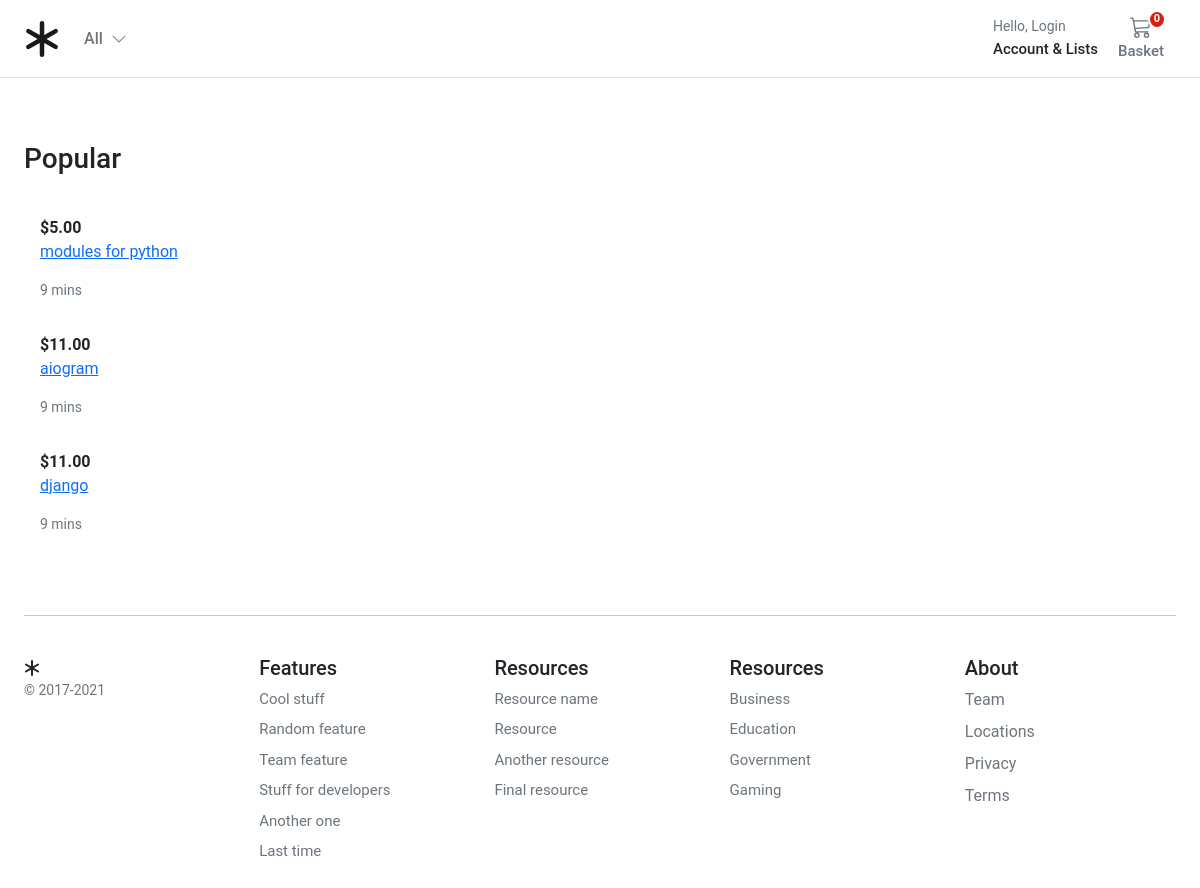
Before: / with the older database file.
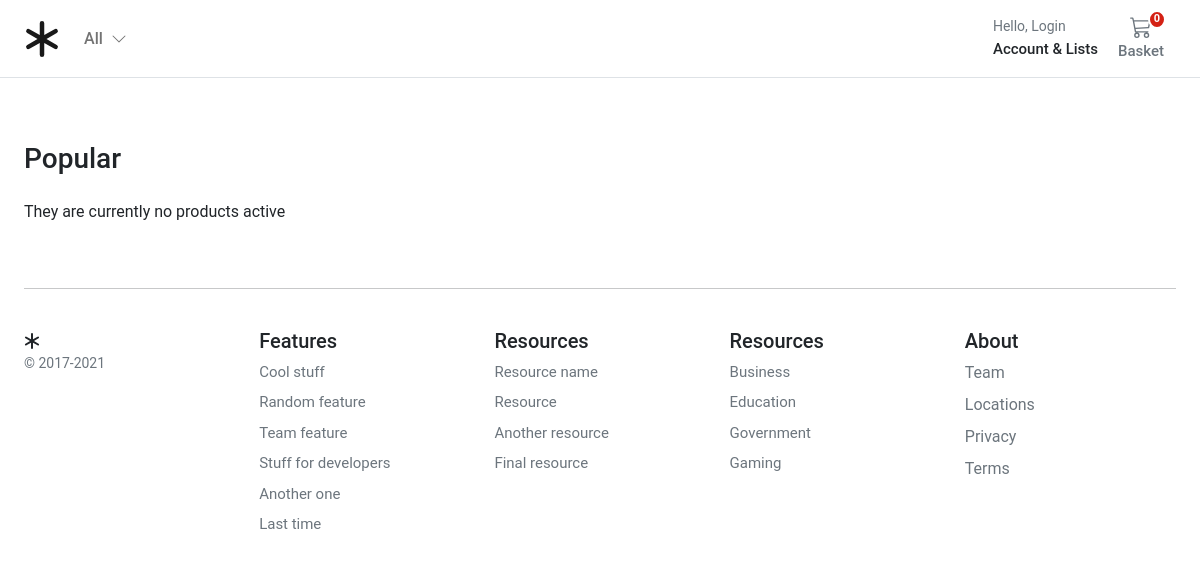
After: the same page with the newer database file.
### store/models.py (models this page shows, shortened)
class Product(models.Model):
    product_type = models.ForeignKey(ProductType, on_delete=models.RESTRICT)
    category = models.ForeignKey(Category, on_delete=models.RESTRICT)
    title = models.CharField(
        verbose_name=_("title"),
        help_text=_("Required"),
        max_length=255,
    )
    description = models.TextField(verbose_name=_("description"), help_text=_("Not Required"), blank=True)
    slug = models.SlugField(max_length=255)
    regular_price = models.DecimalField(
        verbose_name=_("Regular price"),
        help_text=_("Maximum 999.99"),
        error_messages={
            "name": {
                "max_length": _("The price must be between 0 and 999.99."),
            },
        },
        max_digits=5,
        decimal_places=2,
    )
    discount_price = models.DecimalField(
        verbose_name=_("Discount price"),
        help_text=_("Maximum 999.99"),
        error_messages={
            "name": {
                "max_length": _("The price must be between 0 and 999.99."),
            },
        },
        max_digits=5,
        decimal_places=2,
    )
    is_active = models.BooleanField(
        verbose_name=_("Product visibility"),
        help_text=_("Change product visibility"),
        default=True,
    )
    created_at = models.DateTimeField(_("Created at"), auto_now_add=True, editable=False)
    updated_at = models.DateTimeField(_("Updated at"), auto_now=True)
    class Meta:
        ordering = ("-created_at",)
        verbose_name = _("Product")
        verbose_name_plural = _("Products")
    def get_absolute_url(self):
        return reverse("store:product_detail", args=[self.slug])

### store/views.py (the view)
# urls.py: path("", views.product_all, name='store_home'),
def product_all(request):
    products = Product.objects.prefetch_related("product_image").filter(is_active=True)
    return render(request, 'store/index.html', {'products': products})

### basket/basket.py (called while the page is built)
    def __len__(self):
        return sum(item['qty'] for item in self.basket.values())

### basket/context_processors.py (called while the page is built)
def basket(request):
    return {'basket' : Basket(request)}

### store/context_processors.py (called while the page is built)
def categories(request):
    return {
        'categories': Category.objects.filter(level=0)
    }

### store/models.py (called while the page is built)
    def get_absolute_url(self):
        return reverse("store:category_list", args=[self.slug])

### templates/store/index.html (shortened to what this page needs)
{% extends 'base.html' %}
{% block content %}
 <body>
    <div class="container">
      <div class="row">
        <div class="album">
          <div class="pb-3">
            <h1 class="h3">Popular</h1>
          </div>
        {% if not products %}
        <div class="col-12">They are currently no products active</div>
        {% else %}
        <div class="row row-cols-1 row-cols-sm-2 row-cols-md-5 g-3">
          {% for product in products %}
        <div class="col">
          <div class="card border-0">
            <div class="card-body">
                <div class="fw-bold">${{product.regular_price}}</div>
              <p class="text-decoration-none"><a href="{{ product.get_absolute_url }}">{{ product.title }}</a></p>
              <div class="d-flex justify-content-between align-items-center">
                <small class="text-muted">9 mins</small>
              </div>
            </div>
              {% endfor %}
              {% endif %}
          </div>
        </div>
        </div>
        </div>
        </div>
        </div>
 </body>
{% endblock content %}

### templates/base.html (shortened to what this page needs)
{% load static %}
<!DOCTYPE html>
<html>
<head>
  <link href="https://cdn.jsdelivr.net/npm/bootstrap@5.0.0-beta1/dist/css/bootstrap.min.css" rel="stylesheet"
>
  <link rel="stylesheet" href="{% static 'core/css/base.css' %}">
  <link rel="stylesheet" href="{% block stylesheet %}{% endblock %}">
</head>
<body>
  <header class="pb-3">
    <nav class="navbar navbar-expand-md navbar-light bg-white border-bottom">
      <div class="container-fluid px-md-4">
        <div class="d-flex w-100 navbar-collapse">
          <a class="navbar-brand d-flex-inline" href="/">
          </a>
          <ul class="navbar-nav me-auto mb-2 mb-md-0">
            <li class="nav-item dropdown">
              <a class="nav-link dropdown-toggle d-none d-md-block fw500" href="#" id="navbarDropdown" role="button"
                data-bs-toggle="dropdown" aria-expanded="false">
                All
                <i class="ps-1"><svg xmlns="http://www.w3.org/2000/svg" width="16" height="16" fill="currentColor"
                    class="bi bi-chevron-down" viewBox="0 0 16 16">
                    <path fill-rule="evenodd"
                      d="M1.646 4.646a.5.5 0 0 1 .708 0L8 10.293l5.646-5.647a.5.5 0 0 1 .708.708l-6 6a.5.5 0 0 1-.708 0l-6-6a.5.5 0 0 1 0-.708z" />
                  </svg></i>
              </a>
            </li>
          </ul>
          <div>
            <div class="collapse navbar-collapse" id="navbarSupportedContent2">
              <ul class="navbar-nav me-auto mb-2 mb-lg-0">
                <li class="nav-item dropdown">
                  <a class="nav-link dropdown-toggle text-reset" href="#" id="navbarDropdown" role="button"
                    data-bs-toggle="dropdown" aria-expanded="false">
                    <div class="small text-muted">Hello,
                      {% if user.is_authenticated %}
                        {{ request.user.name }}
                      {% else %}
                      Login
                      {% endif %}
                    </div>
                    <span class="fs15 fw500">Account &amp; Lists
                    </span>
                  </a>
                </li>
              </ul>
            </div>
          </div>
          <a type="button" role="button" href="{% url "basket:basket_summary" %}"
            class="btn btn-outline-secondary border-0 basket-btn">
            {% with total_qty=basket|length %}
            <div id="basket-qty" class="basket-qty">
              {% if total_qty > 0 %}
              {{ total_qty }}
              {% else %}
              0
              {% endif %}
            </div>
            {% endwith %}
            <div>
            </div>
            <span class="fs15 fw500">Basket</span>
          </a>
        </div>
      </div>
    </nav>
  </header>
  <main class="pt-5">
    <div id="content">{% block content %} {% endblock %}</div>
  </main>
  <footer class="container py-5 footer">
    <hr>
    <div class="row pt-4">
      <div class="col-12 col-md">
        <small class="d-block mb-3 text-muted">&copy; 2017-2021</small>
      </div>
      <div class="col-6 col-md fs15">
        <h5>Features</h5>
        <ul class="list-unstyled">
          <li><a class="link-secondary text-decoration-none" href="#">Cool stuff</a></li>
          <li><a class="link-secondary text-decoration-none" href="#">Random feature</a></li>
          <li><a class="link-secondary text-decoration-none" href="#">Team feature</a></li>
          <li><a class="link-secondary text-decoration-none" href="#">Stuff for developers</a></li>
          <li><a class="link-secondary text-decoration-none" href="#">Another one</a></li>
          <li><a class="link-secondary text-decoration-none" href="#">Last time</a></li>
        </ul>
      </div>
      <div class="col-6 col-md fs15">
        <h5>Resources</h5>
        <ul class="list-unstyled">
          <li><a class="link-secondary text-decoration-none" href="#">Resource name</a></li>
          <li><a class="link-secondary text-decoration-none" href="#">Resource</a></li>
          <li><a class="link-secondary text-decoration-none" href="#">Another resource</a></li>
          <li><a class="link-secondary text-decoration-none" href="#">Final resource</a></li>
        </ul>
      </div>
      <div class="col-6 col-md fs15">
        <h5>Resources</h5>
        <ul class="list-unstyled">
          <li><a class="link-secondary text-decoration-none" href="#">Business</a></li>
          <li><a class="link-secondary text-decoration-none" href="#">Education</a></li>
          <li><a class="link-secondary text-decoration-none" href="#">Government</a></li>
          <li><a class="link-secondary text-decoration-none" href="#">Gaming</a></li>
        </ul>
      </div>
      <div class="col-6 col-md">
        <h5>About</h5>
        <ul class="list-unstyled">
          <li><a class="link-secondary text-decoration-none" href="#">Team</a></li>
          <li><a class="link-secondary text-decoration-none" href="#">Locations</a></li>
          <li><a class="link-secondary text-decoration-none" href="#">Privacy</a></li>
          <li><a class="link-secondary text-decoration-none" href="#">Terms</a></li>
        </ul>
      </div>
    </div>
  </footer>
</body>
</html>

### static/core/css/base.css (style rules this page uses)
@media (min-width: 1000px) { .container { max-width: 1000px; } }
@media (max-width: 1200px) { .container { max-width: 100%; padding:0 24px; } }
.dropdown-toggle::after { display: none; }
html, body, p, div { letter-spacing: -0.02px; font-family: 'Roboto', sans-serif; }
.fs15 { font-size: 0.9375rem; }
.fw500 { font-weight: 500; }
.basket-qty { color: #fff; background: #d42114; border: 2px solid #fff; border-radius: 50%; text-align: center; font-size: 11px; height: 15px; width: 14px; position: absolute; box-sizing: content-box; font-weight: 600; display: flex; justify-content: center; align-items: center; top: 1px; right: 10px; }
.basket-btn { position: relative; }
.footer > div > div > ul > li { padding-bottom:8px; }

Changed rows visible on the page:
removed Product: regular_price "5.00", title "modules for python"
removed Product: regular_price "11.00", title "aiogram"
removed Product: regular_price "11.00", title "django"
Other visible differences:
text now shown: "They are currently no products active"
